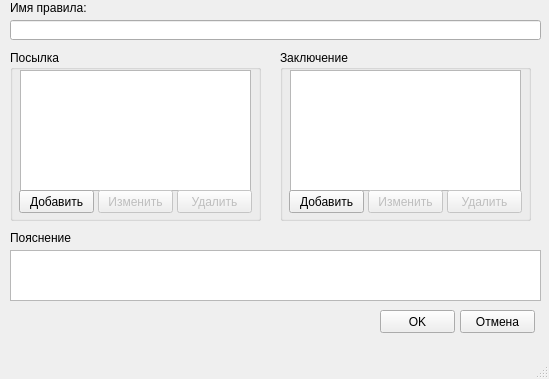
<?xml version="1.0" encoding="UTF-8"?>
<ui version="4.0">
 <class>EditRuleWindow</class>
 <widget class="QMainWindow" name="EditRuleWindow">
  <property name="geometry">
   <rect>
    <x>0</x>
    <y>0</y>
    <width>549</width>
    <height>379</height>
   </rect>
  </property>
  <property name="minimumSize">
   <size>
    <width>549</width>
    <height>379</height>
   </size>
  </property>
  <property name="maximumSize">
   <size>
    <width>549</width>
    <height>379</height>
   </size>
  </property>
  <property name="windowTitle">
   <string>Рудактирование правила</string>
  </property>
  <widget class="QWidget" name="centralwidget">
   <widget class="QLabel" name="ruleNameLabel">
    <property name="geometry">
     <rect>
      <x>10</x>
      <y>0</y>
      <width>91</width>
      <height>16</height>
     </rect>
    </property>
    <property name="text">
     <string>Имя правила:</string>
    </property>
   </widget>
   <widget class="QLineEdit" name="ruleNameText">
    <property name="geometry">
     <rect>
      <x>10</x>
      <y>20</y>
      <width>531</width>
      <height>20</height>
     </rect>
    </property>
   </widget>
   <widget class="QGroupBox" name="requisiteBox">
    <property name="geometry">
     <rect>
      <x>10</x>
      <y>50</y>
      <width>251</width>
      <height>171</height>
     </rect>
    </property>
    <property name="title">
     <string>Посылка</string>
    </property>
    <widget class="QListView" name="requisiteView">
     <property name="geometry">
      <rect>
       <x>10</x>
       <y>20</y>
       <width>231</width>
       <height>121</height>
      </rect>
     </property>
    </widget>
    <widget class="QPushButton" name="addRequisiteButton">
     <property name="geometry">
      <rect>
       <x>9</x>
       <y>140</y>
       <width>75</width>
       <height>23</height>
      </rect>
     </property>
     <property name="text">
      <string>Добавить</string>
     </property>
    </widget>
    <widget class="QPushButton" name="editRequisiteButton">
     <property name="enabled">
      <bool>false</bool>
     </property>
     <property name="geometry">
      <rect>
       <x>88</x>
       <y>140</y>
       <width>75</width>
       <height>23</height>
      </rect>
     </property>
     <property name="text">
      <string>Изменить</string>
     </property>
    </widget>
    <widget class="QPushButton" name="delRequisiteButton">
     <property name="enabled">
      <bool>false</bool>
     </property>
     <property name="geometry">
      <rect>
       <x>167</x>
       <y>140</y>
       <width>75</width>
       <height>23</height>
      </rect>
     </property>
     <property name="text">
      <string>Удалить</string>
     </property>
    </widget>
   </widget>
   <widget class="QGroupBox" name="conclusionBox">
    <property name="geometry">
     <rect>
      <x>280</x>
      <y>50</y>
      <width>251</width>
      <height>171</height>
     </rect>
    </property>
    <property name="title">
     <string>Заключение</string>
    </property>
    <widget class="QListView" name="conclusionView">
     <property name="geometry">
      <rect>
       <x>10</x>
       <y>20</y>
       <width>231</width>
       <height>121</height>
      </rect>
     </property>
    </widget>
    <widget class="QPushButton" name="addConclusionButton">
     <property name="geometry">
      <rect>
       <x>9</x>
       <y>140</y>
       <width>75</width>
       <height>23</height>
      </rect>
     </property>
     <property name="text">
      <string>Добавить</string>
     </property>
    </widget>
    <widget class="QPushButton" name="editConclusionButton">
     <property name="enabled">
      <bool>false</bool>
     </property>
     <property name="geometry">
      <rect>
       <x>88</x>
       <y>140</y>
       <width>75</width>
       <height>23</height>
      </rect>
     </property>
     <property name="text">
      <string>Изменить</string>
     </property>
    </widget>
    <widget class="QPushButton" name="delConclusionButton">
     <property name="enabled">
      <bool>false</bool>
     </property>
     <property name="geometry">
      <rect>
       <x>167</x>
       <y>140</y>
       <width>75</width>
       <height>23</height>
      </rect>
     </property>
     <property name="text">
      <string>Удалить</string>
     </property>
    </widget>
   </widget>
   <widget class="QLabel" name="descrLabel">
    <property name="geometry">
     <rect>
      <x>10</x>
      <y>230</y>
      <width>61</width>
      <height>16</height>
     </rect>
    </property>
    <property name="text">
     <string>Пояснение</string>
    </property>
   </widget>
   <widget class="QTextEdit" name="descrText">
    <property name="geometry">
     <rect>
      <x>10</x>
      <y>250</y>
      <width>531</width>
      <height>51</height>
     </rect>
    </property>
   </widget>
   <widget class="QPushButton" name="okButton">
    <property name="geometry">
     <rect>
      <x>380</x>
      <y>310</y>
      <width>75</width>
      <height>23</height>
     </rect>
    </property>
    <property name="text">
     <string>OK</string>
    </property>
   </widget>
   <widget class="QPushButton" name="cancelButton">
    <property name="geometry">
     <rect>
      <x>460</x>
      <y>310</y>
      <width>75</width>
      <height>23</height>
     </rect>
    </property>
    <property name="text">
     <string>Отмена</string>
    </property>
   </widget>
  </widget>
  <widget class="QMenuBar" name="menubar">
   <property name="geometry">
    <rect>
     <x>0</x>
     <y>0</y>
     <width>549</width>
     <height>21</height>
    </rect>
   </property>
  </widget>
  <widget class="QStatusBar" name="statusbar"/>
 </widget>
 <resources/>
 <connections/>
</ui>
